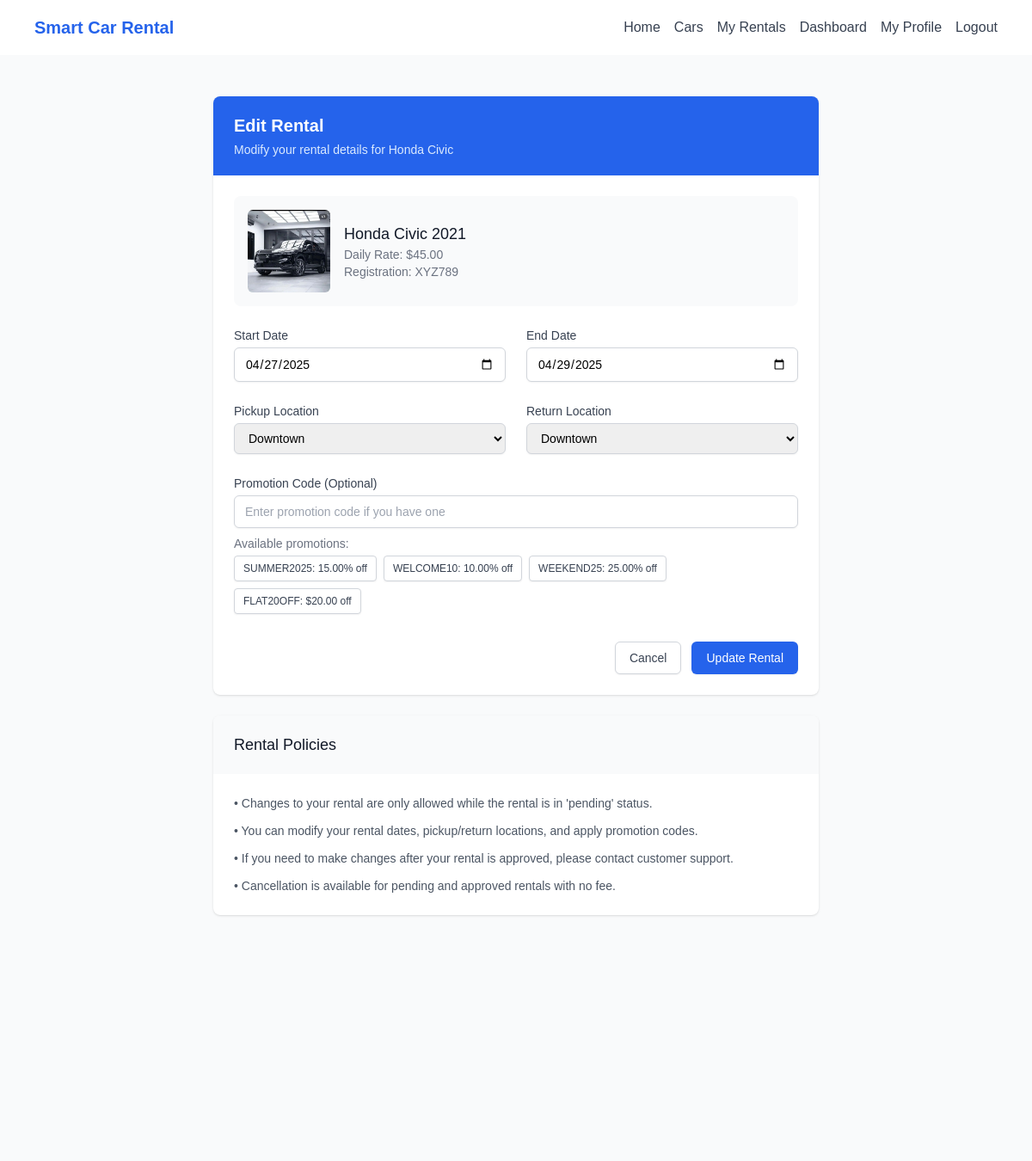
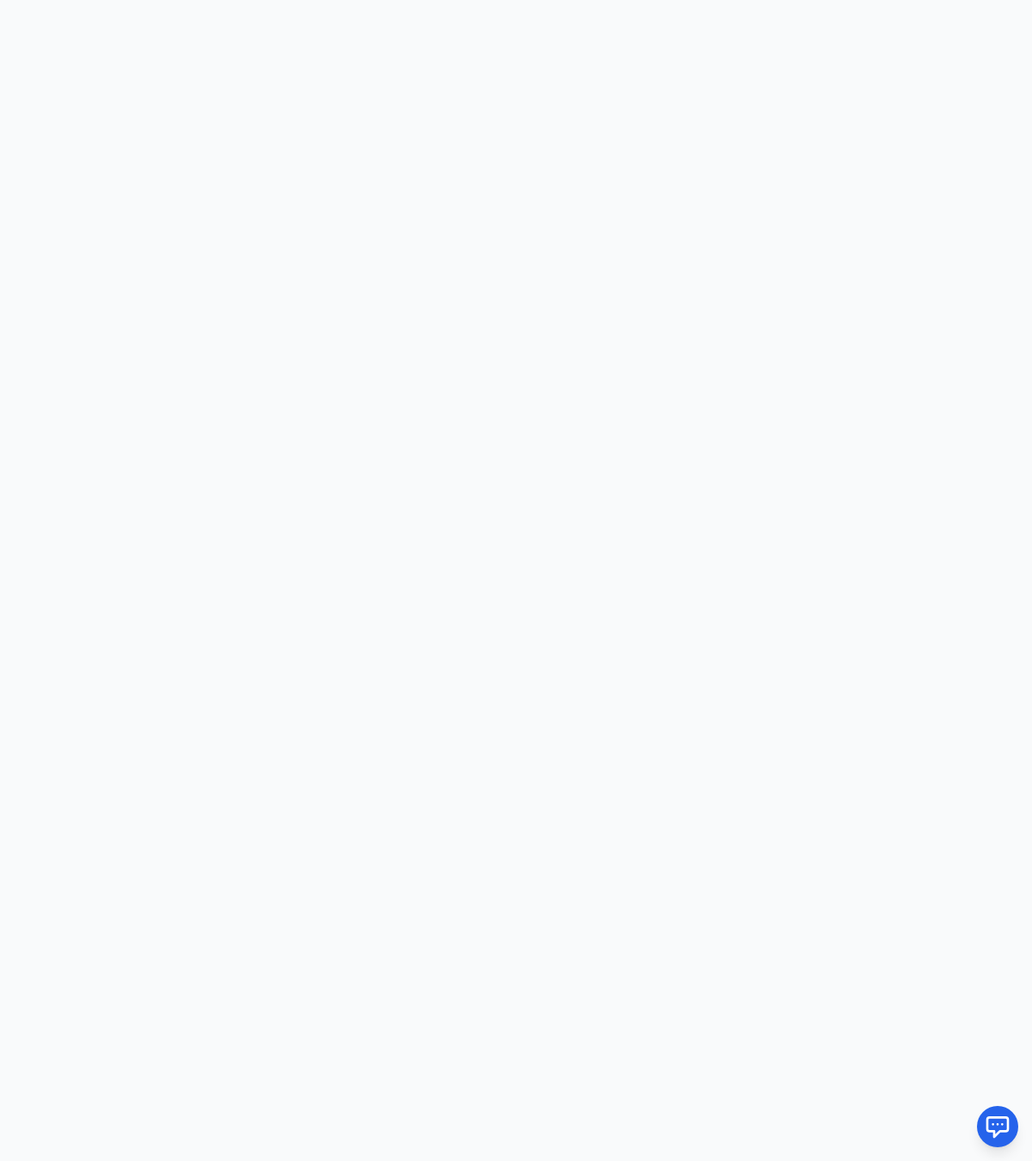
The app's page /index.php?page=rentals&action=edit&id=11 (signed in) with its own data (2 pictures, top to bottom).
### tables this page shows
CREATE TABLE IF NOT EXISTS cars (
    car_id INT PRIMARY KEY AUTO_INCREMENT,
    make VARCHAR(50) NOT NULL,
    model VARCHAR(50) NOT NULL,
    year INT NOT NULL,
    registration_number VARCHAR(20) UNIQUE NOT NULL,
    daily_rate DECIMAL(10,2) NOT NULL,
    status ENUM('available', 'rented', 'maintenance') DEFAULT 'available',
    image_url VARCHAR(255),
    features TEXT,
    created_at TIMESTAMP DEFAULT CURRENT_TIMESTAMP
);

CREATE TABLE IF NOT EXISTS rentals (
    rental_id INT PRIMARY KEY AUTO_INCREMENT,
    user_id INT NOT NULL,
    car_id INT NOT NULL,
    start_date DATE NOT NULL,
    end_date DATE NOT NULL,
    status ENUM('pending', 'approved', 'active', 'completed', 'cancelled') DEFAULT 'pending',
    total_cost DECIMAL(10,2) NOT NULL,
    created_at TIMESTAMP DEFAULT CURRENT_TIMESTAMP,
    FOREIGN KEY (user_id) REFERENCES users(user_id),
    FOREIGN KEY (car_id) REFERENCES cars(car_id)
);

CREATE TABLE IF NOT EXISTS `promotions` (
  `promotion_id` int(11) NOT NULL AUTO_INCREMENT,
  `code` varchar(20) NOT NULL,
  `description` text DEFAULT NULL,
  `discount_percentage` decimal(5,2) DEFAULT NULL,
  `discount_amount` decimal(10,2) DEFAULT NULL,
  `start_date` date NOT NULL,
  `end_date` date NOT NULL,
  `is_active` tinyint(1) DEFAULT 1,
  `created_at` timestamp NULL DEFAULT current_timestamp(),
  PRIMARY KEY (`promotion_id`),
  UNIQUE KEY `code` (`code`)
);

### index.php (called while the page is built, shortened)
<?php
$router = new Router();
$router->route();

### models/Rental.php (called while the page is built, shortened)
<?php
class Rental {
    private $db;
    public function __construct($db) {
        $this->db = $db;
    }
    public function getRental($rentalId) {
        $sql = "SELECT r.*, c.make, c.model, c.year, c.registration_number, c.daily_rate, c.features, c.image_url,
                       c.fuel_type, c.transmission, c.category_id,
                       u.full_name,
                       cc.name as category_name
                FROM rentals r
                JOIN cars c ON r.car_id = c.car_id
                JOIN users u ON r.user_id = u.user_id
                LEFT JOIN car_categories cc ON c.category_id = cc.category_id
                WHERE r.rental_id = ?";
        $stmt = $this->db->prepare($sql);
        $stmt->bind_param("i", $rentalId);
        $stmt->execute();
        return $stmt->get_result()->fetch_assoc();
    }
}

### models/Car.php (called while the page is built, shortened)
<?php
class Car {
    private $db;
    public function __construct($db) {
        $this->db = $db;
    }
    public function getCarById($carId) {
        $sql = "SELECT * FROM cars WHERE car_id = ?";
        $stmt = $this->db->prepare($sql);
        $stmt->bind_param("i", $carId);
        $stmt->execute();
        $result = $stmt->get_result();
        return $result->fetch_assoc();
    }
}

### views/rentals/edit.php (the view, shortened to what this page needs)
<?php require 'views/layouts/header.php'; ?>
<div class="bg-gray-50 min-h-screen py-12">
    <div class="max-w-3xl mx-auto px-4 sm:px-6 lg:px-8">
        <div class="bg-white rounded-lg shadow overflow-hidden">
            <div class="px-4 py-5 sm:px-6 bg-blue-600">
                <h1 class="text-xl font-semibold text-white">Edit Rental</h1>
                <p class="mt-1 text-sm text-blue-100">
                    Modify your rental details for <?= htmlspecialchars($carDetails['make'] . ' ' . $carDetails['model']) ?>
                </p>
            </div>
            <form action="index.php?page=rentals&action=edit" method="POST" class="p-6">
                <div class="grid grid-cols-1 md:grid-cols-2 gap-6">
                    <div class="md:col-span-2 bg-gray-50 p-4 rounded-lg">
                        <div class="flex items-center">
                            <div class="flex-shrink-0">
                                <img src="<?= $carDetails['image_url'] ?? 'assets/images/default-car.jpeg' ?>"
                                     alt="<?= htmlspecialchars($carDetails['make'] . ' ' . $carDetails['model']) ?>"
                                     class="h-24 w-24 object-cover rounded-md">
                            </div>
                            <div class="ml-4">
                                <h3 class="text-lg font-medium text-gray-900">
                                    <?= htmlspecialchars($carDetails['make'] . ' ' . $carDetails['model'] . ' ' . $carDetails['year']) ?>
                                </h3>
                                <p class="text-sm text-gray-500">
                                    Daily Rate: $<?= number_format($carDetails['daily_rate'], 2) ?>
                                </p>
                                <p class="text-sm text-gray-500">
                                    Registration: <?= htmlspecialchars($carDetails['registration_number']) ?>
                                </p>
                            </div>
                        </div>
                    </div>
                    <div>
                        <label for="start_date" class="block text-sm font-medium text-gray-700">Start Date</label>
                        <input type="date" id="start_date" name="start_date"
                               value="<?= $rental['start_date'] ?>"
                               min="<?= date('Y-m-d') ?>"
                               class="mt-1 block w-full border border-gray-300 rounded-md shadow-sm py-2 px-3 focus:outline-none focus:ring-blue-500 focus:border-blue-500 sm:text-sm"
                               required>
                    </div>
                    <div>
                        <label for="end_date" class="block text-sm font-medium text-gray-700">End Date</label>
                        <input type="date" id="end_date" name="end_date"
                               value="<?= $rental['end_date'] ?>"
                               min="<?= date('Y-m-d', strtotime('+1 day')) ?>"
                               class="mt-1 block w-full border border-gray-300 rounded-md shadow-sm py-2 px-3 focus:outline-none focus:ring-blue-500 focus:border-blue-500 sm:text-sm"
                               required>
                    </div>
                    <div>
                        <label for="pickup_location" class="block text-sm font-medium text-gray-700">Pickup Location</label>
                        <select id="pickup_location" name="pickup_location"
                                class="mt-1 block w-full border border-gray-300 rounded-md shadow-sm py-2 px-3 focus:outline-none focus:ring-blue-500 focus:border-blue-500 sm:text-sm">
                            <option value="Downtown" <?= $rental['pickup_location'] == 'Downtown' ? 'selected' : '' ?>>Downtown</option>
                        </select>
                    </div>
                    <div>
                        <label for="return_location" class="block text-sm font-medium text-gray-700">Return Location</label>
                        <select id="return_location" name="return_location"
                                class="mt-1 block w-full border border-gray-300 rounded-md shadow-sm py-2 px-3 focus:outline-none focus:ring-blue-500 focus:border-blue-500 sm:text-sm">
                            <option value="Downtown" <?= $rental['return_location'] == 'Downtown' ? 'selected' : '' ?>>Downtown</option>
                        </select>
                    </div>
                    <div class="md:col-span-2">
                        <label for="promo_code" class="block text-sm font-medium text-gray-700">Promotion Code (Optional)</label>
                        <input type="text" id="promo_code" name="promo_code"
                               value="<?= $rental['promo_code'] ?? '' ?>"
                               placeholder="Enter promotion code if you have one"
                               class="mt-1 block w-full border border-gray-300 rounded-md shadow-sm py-2 px-3 focus:outline-none focus:ring-blue-500 focus:border-blue-500 sm:text-sm">
                        <?php if (!empty($promotions)): ?>
                            <div class="mt-2">
                                <p class="text-sm text-gray-500 mb-1">Available promotions:</p>
                                <div class="flex flex-wrap gap-2">
                                    <?php foreach ($promotions as $promo): ?>
                                        <button type="button"
                                                onclick="document.getElementById('promo_code').value='<?= $promo['code'] ?>'"
                                                class="inline-flex items-center px-2.5 py-1.5 border border-gray-300 shadow-sm text-xs font-medium rounded text-gray-700 bg-white hover:bg-gray-50 focus:outline-none focus:ring-2 focus:ring-offset-2 focus:ring-blue-500">
                                            <?= $promo['code'] ?>:
                                            <?php if ($promo['discount_percentage']): ?>
                                                <?= $promo['discount_percentage'] ?>% off
                                            <?php elseif ($promo['discount_amount']): ?>
                                                $<?= $promo['discount_amount'] ?> off
                                            <?php endif; ?>
                                        </button>
                                    <?php endforeach; ?>
                                </div>
                            </div>
                        <?php endif; ?>
                    </div>
                </div>
                <div class="mt-8 flex justify-end space-x-3">
                    <a href="index.php?page=rentals&action=view&id=<?= $rental['rental_id'] ?>"
                       class="inline-flex justify-center py-2 px-4 border border-gray-300 shadow-sm text-sm font-medium rounded-md text-gray-700 bg-white hover:bg-gray-50 focus:outline-none focus:ring-2 focus:ring-offset-2 focus:ring-blue-500">
                        Cancel
                    </a>
                    <button type="submit"
                            class="inline-flex justify-center py-2 px-4 border border-transparent shadow-sm text-sm font-medium rounded-md text-white bg-blue-600 hover:bg-blue-700 focus:outline-none focus:ring-2 focus:ring-offset-2 focus:ring-blue-500">
                        Update Rental
                    </button>
                </div>
            </form>
        </div>
        <div class="mt-6 bg-white rounded-lg shadow overflow-hidden">
            <div class="px-4 py-5 sm:px-6 bg-gray-50">
                <h2 class="text-lg font-medium text-gray-900">Rental Policies</h2>
            </div>
            <div class="px-4 py-5 sm:p-6 text-sm text-gray-600 space-y-3">
                <p>• Changes to your rental are only allowed while the rental is in 'pending' status.</p>
                <p>• You can modify your rental dates, pickup/return locations, and apply promotion codes.</p>
                <p>• If you need to make changes after your rental is approved, please contact customer support.</p>
                <p>• Cancellation is available for pending and approved rentals with no fee.</p>
            </div>
        </div>
    </div>
</div>
<?php require 'views/layouts/footer.php'; ?>

### assets/css/style.css (style rules this page uses)
:root { --primary-color: #3498db; --secondary-color: #2ecc71; --dark-color: #2c3e50; --light-color: #ecf0f1; }
body { font-family: 'Arial', sans-serif; line-height: 1.6; margin: 0; padding: 0; }

### records on screen
cars: make+model "Honda Civic", image_url (picture), make+model+year "Honda Civic 2021", daily_rate "45.00", registration_number "XYZ789"
rentals: start_date "04/27/2025", end_date "04/29/2025"
promotions: code "SUMMER2025", discount_percentage "15.00"
promotions: code "WELCOME10", discount_percentage "10.00"
promotions: code "WEEKEND25", discount_percentage "25.00"
promotions: code "FLAT20OFF", discount_amount "20.00"
